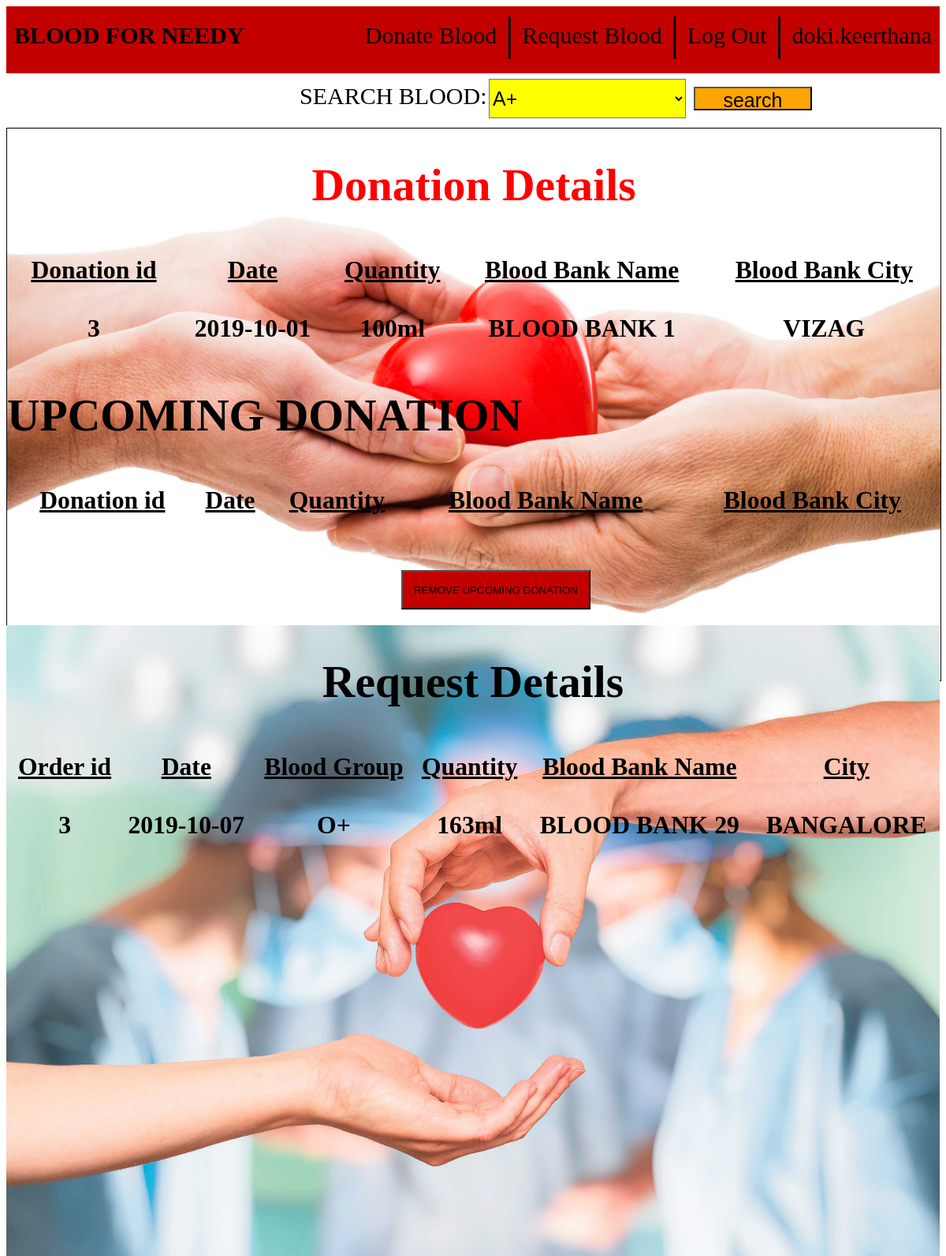
Screenshot of /profile.php (signed in) with the database file from the repository.
### tables this page shows
CREATE TABLE `donate` (
  `d_id` int(11) NOT NULL,
  `duser_id` int(11) NOT NULL,
  `dbb_id` int(11) UNSIGNED NOT NULL,
  `d_date` date NOT NULL,
  `d_quantity` int(11) NOT NULL,
  `d_check` tinyint(1) NOT NULL DEFAULT '0'
);

CREATE TABLE `bb` (
  `bb_id` int(11) UNSIGNED NOT NULL,
  `bb_name` varchar(20) NOT NULL,
  `bb_address` text NOT NULL,
  `bb_phno` bigint(10) NOT NULL,
  `bb_city` varchar(20) NOT NULL
);

CREATE TABLE `request` (
  `o_id` int(11) NOT NULL,
  `ouser_id` int(11) NOT NULL,
  `obb_id` int(11) UNSIGNED NOT NULL,
  `o_quantity` int(11) NOT NULL,
  `ob_id` tinyint(50) UNSIGNED NOT NULL,
  `o_date` date NOT NULL
);

CREATE TABLE `blood` (
  `b_id` tinyint(50) UNSIGNED NOT NULL,
  `b_name` char(10) NOT NULL,
  `b_cost` float NOT NULL
);

### profile.php (the view, shortened to what this page needs)
<?php
require 'connect.inc.php';
if(isset($_SESSION['sname'])){
$n=$_SESSION['sname'];
$id=$_SESSION['id'];
$qu="SELECT `b_name` FROM `blood`";
$r=mysqli_query($conn,$qu);
$query="SELECT * FROM `donate`,`bb` WHERE duser_id='$id' and bb.bb_id=donate.dbb_id order by donate.d_date";
$result=mysqli_query($conn,$query);
$query1 = "SELECT * FROM `request`,`blood`,`bb` WHERE request.ob_id=blood.b_id and bb.bb_id = request.obb_id and request.ouser_id='$id' ";
$result1=mysqli_query($conn,$query1);
	?>
<!DOCTYPE html>
<html>
<head>
</head>
<body>
<div class="x">
	<div class="v" style="font-size: 30px;"><a href="profile.php"><?php echo $n;?></a></div>
	<div class="v" style="font-size: 60px;margin-top: 0px;margin-right: 10px">|</div>
	<div class="v" style="font-size: 30px;"><a href="logout.php">Log Out</a></div>
	<div class="v" style="font-size: 60px;margin-top: 0px;margin-right: 10px">|</div>
	<div class="v" style="font-size: 30px;"><a href="order.php">Request Blood</a></div>
	<div class="v" style="font-size: 60px;margin-top: 0;margin-right: 10px">|</div>
	<div class="v" style="font-size: 30px;"><a href="donate.php">Donate Blood</a>
</div>
	 <div style="font-size: 30px;padding-top: 20px;font-weight: bold;padding-left: 10px"><a href="home.php">BLOOD FOR NEEDY</a></div>
	<div>
		<form action="" method="POST">
			<LABEL style="/*float: left;*//* margin-*/position: absolute; left: 380px;font-size: 30px;/*margin-*/top: 105px;">SEARCH BLOOD:</LABEL>
      		<select style="background: yellow;position: absolute; left:620px;top:100px; font-size: 25px;  margin-bottom: 20px;height: 50px;width: 250px;"  name="bg">
			<?php
			while($data=mysqli_fetch_assoc($r)){
 			 ?>
 			<option><?php echo $data['b_name']; ?></option>
 			 <?php
			}?>
		</select>
		<input style="background: orange; position: absolute; left:880px;top:110px; font-size: 25px;  margin-bottom: 20px;height: 30px;width: 150px;" type="submit" name="searchsubmit" value="search">
		</form>
	</div>
	<div style="border: 1px solid black;background:url(Profile5.jpg);background-size: cover;height: 700px;margin-top: 100px;  font-weight: bold;font-size: 180%;overflow-y: scroll;width: 100%; ">
			<h1 style="/*padding: 20px;*/ text-align:center;"><font color="red">Donation Details</font></h1>
			 <table style="border:'1'">
			 	<tr>
			 		<th >
			 			<td class="th">Donation id</td>
			 			<td  class="th">Date</td>
			 			<td  class="th">Quantity</td>
			 			<td class="th">Blood Bank Name</td>
			 			<td class="th">Blood Bank City</td>
			 		</th>
			 	</tr>
			 	<?php
			 			$result7=mysqli_query($conn,"SELECT CURRENT_DATE AS C");
			 			$data7=mysqli_fetch_assoc($result7);
			 		while($data=mysqli_fetch_assoc($result)){
			 			if($data['d_date']<=$data7['C']){
			 	  ?>
			 	<tr class="trx">
			 		<th>
			 			<td><?php echo $data['d_id'] ;?></td>
			 			<td><?php echo $data['d_date'] ;?></td>
			 			<td><?php echo $data['d_quantity'];echo "ml";?></td>
			 			<td><?php echo $data['bb_name'] ;?></td>
			 			<td><?php echo $data['bb_city'] ;?></td>
			 		</th>
			 	</tr>
			 <?php }} ?>
			 </table>
			 <h1>UPCOMING DONATION</h1>
			 			 <table>
			 	<tr>
			 		<th >
			 			<td class="th">Donation id</td>
			 			<td  class="th">Date</td>
			 			<td  class="th">Quantity</td>
			 			<td class="th">Blood Bank Name</td>
			 			<td class="th">Blood Bank City</td>
			 		</th>
			 	</tr>
			 </table>
<form action="" method="POST">
	<input style="margin-top:50px;
			margin-left: 500px;height: 50px;width: 240px; background: rgb(195,0,0);" type="submit" name="submit" value="REMOVE UPCOMING DONATION">
</form>
	</div>
</div>
<div style="margin-top: 700px ;height: 700px; ">
	<div style="background:url(Profile7.jpg);background-size: cover;height: 800px;font-weight: bold;font-size: 180%;overflow-y: scroll; ">
			<h1 style=" text-align:center;">Request Details</h1>
			 <table style="border='1';">
			 	<tr>
			 		<th >
			 			<td class="th">Order id</td>
			 			<td  class="th">Date</td>
			 			<td class="th">Blood Group</td>
			 			<td  class="th">Quantity</td>
			 			<td class="th">Blood Bank Name</td>
			 			<td class="th">City</td>
			 		</th>
			 	</tr>
			 	<?php
			 		while($data=mysqli_fetch_assoc($result1)){
			 	  ?>
			 	<tr class="trx">
			 		<th>
			 			<td><?php echo $data['o_id'] ;?></td>
			 			<td><?php echo $data['o_date'] ;?></td>
			 			<td><?php echo $data['b_name'] ;?></td>
			 			<td><?php echo $data['o_quantity'];echo "ml"; ;?></td>
			 			<td><?php echo $data['bb_name'] ;?></td>
			 			<td><?php echo $data['bb_city'] ;?></td>
			 		</th>
			 	</tr>
			 <?php } ?>
			 </table>
	</div>
</div>
</body>
</html>
<?php
}
else{
	?>
  <script type="text/javascript">
  	alert("Login First");
  window.location.href="login1.php"</script>
  <?php
}
  ?>

### profile.php (style rules this page uses)
.x { background-color: rgb(195,0,0); height: 85px; width: 100%; margin: 0; }
.v { float:right;margin-top: 20px;margin-right: 10px; }
a { text-decoration: none; color: black; }
table { width: 100%; }
tr:nth-child(even) { background-color: #f2f2f2;width: 100%;background: transparent; }
tr:nth-child(odd) { background-color: lightblue;width: 100%;background:transparent; }
.trx { overflow-y:scroll; }
.th { text-decoration: underline; font-weight: bold; text-align: center;font-size: 110%; }
td { font-size: 23px;text-align: center;height: 70px;background: transparent;font-size: 110%; }

### rows the page displays
donate: d_id "3", d_date "2019-10-01", d_quantity "100", dbb.bb_name "BLOOD BANK 1", dbb.bb_city "VIZAG"
request: o_id "3", o_date "2019-10-07", ob.b_name "O+", o_quantity "163", obb.bb_name "BLOOD BANK 29", obb.bb_city "BANGALORE"

### other values shown
$n "doki.keerthana"
form field bg "A+"
